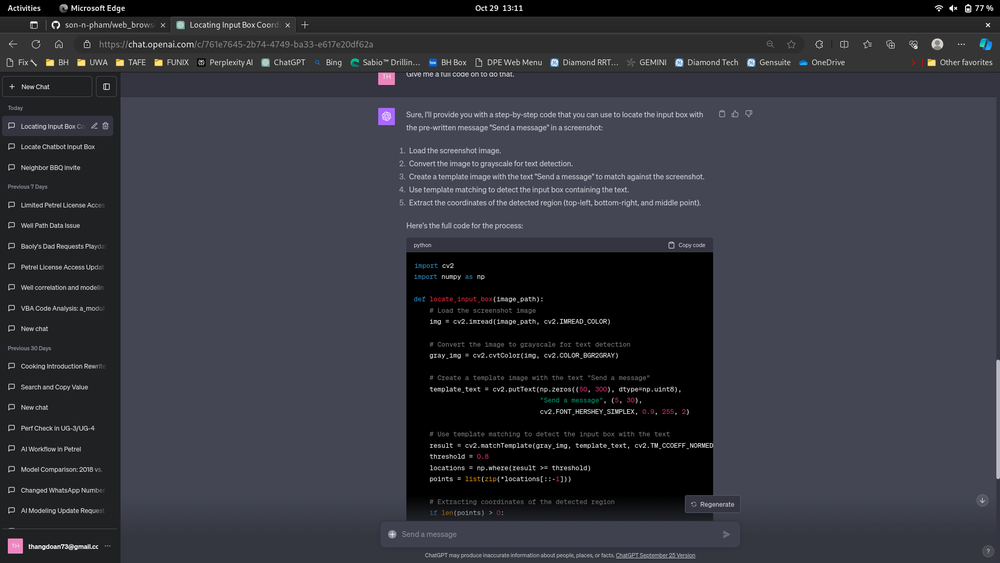
#> input picture screen_detect/screenshot.png, 1000 x 563 px, shrunk from 1917 x 1080 before the run
$ jupyter execute screen_detect.ipynb   (shell and % lines are left out)
#> lines starting #> are read from the running program, lines starting #| are printed output that depends on the picture
[cell 1]
import cv2
import numpy as np

def locate_input_box(image_path):
    # Load the screenshot image
#> called with image_path = './screenshot.png'
    img = cv2.imread(image_path, cv2.IMREAD_COLOR)
#> img is the input picture: shape (563, 1000, 3); mean B, G, R 62.9, 54.3, 53.1

    # Convert the image to grayscale for text detection
    gray_img = cv2.cvtColor(img, cv2.COLOR_BGR2GRAY)

    # Create a template image with the text "Send a message"
    template_text = cv2.putText(np.zeros((50, 300), dtype=np.uint8),
                                "Send a message", (5, 30),
                                cv2.FONT_HERSHEY_SIMPLEX, 0.9, 255, 2)

    # Use template matching to detect the input box with the text
    result = cv2.matchTemplate(gray_img, template_text, cv2.TM_CCOEFF_NORMED)
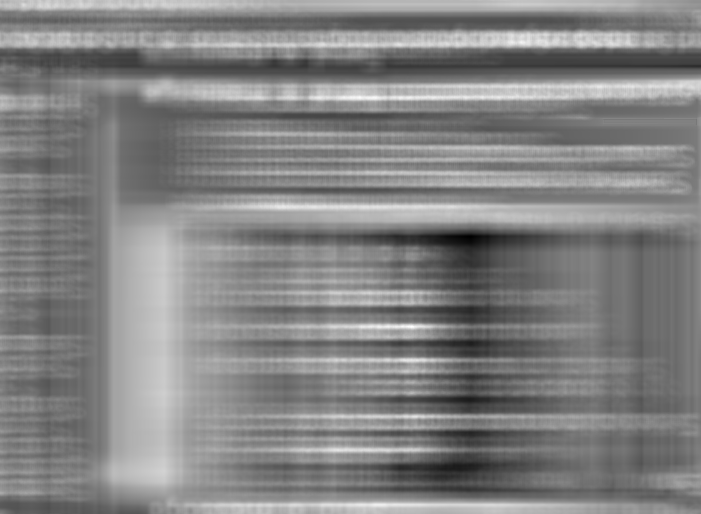
#> result: shape (514, 701) float32; min -0.28, max 0.271, mean 0.003; drawn with min black and max white
    threshold = 0.8
    locations = np.where(result >= threshold)
#> locations = (empty array, empty array)
    points = list(zip(*locations[::-1]))
#> points = []

    # Extracting coordinates of the detected region
    if len(points) > 0:
        w, h = template_text.shape[::-1]
        top_left = points[0]
        bottom_right = (top_left[0] + w, top_left[1] + h)
        middle_point = ((top_left[0] + bottom_right[0]) // 2,
                        (top_left[1] + bottom_right[1]) // 2)

        coordinates = {
            "top_left": top_left,
            "bottom_right": bottom_right,
            "middle_point": middle_point
        }
    else:
        coordinates = {}

    return coordinates, points

# Using the function to get coordinates
image_path = './screenshot.png'
coordinates, points = locate_input_box(image_path)
#> coordinates = 0 items; points = []
print(coordinates)
print(points)
